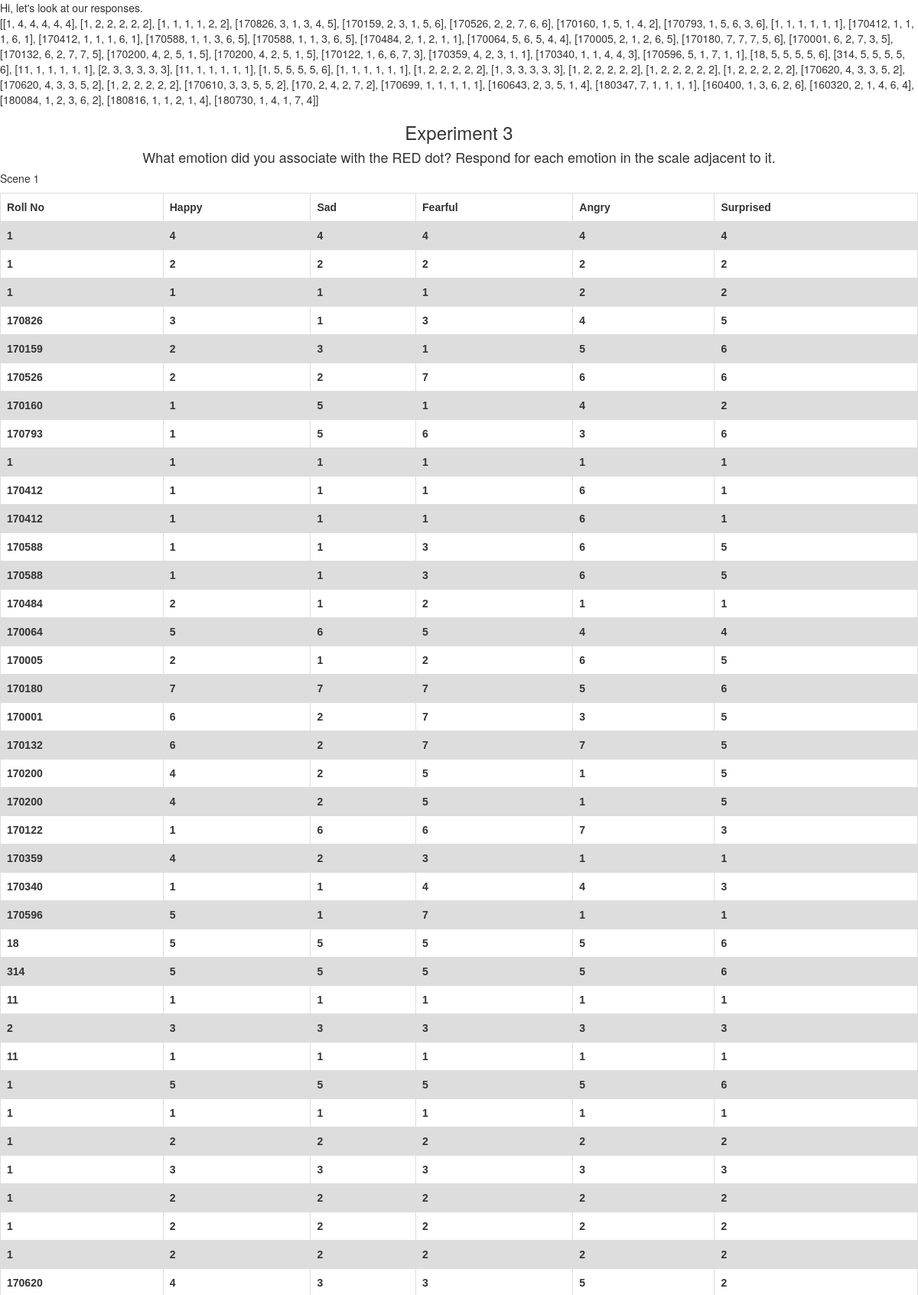
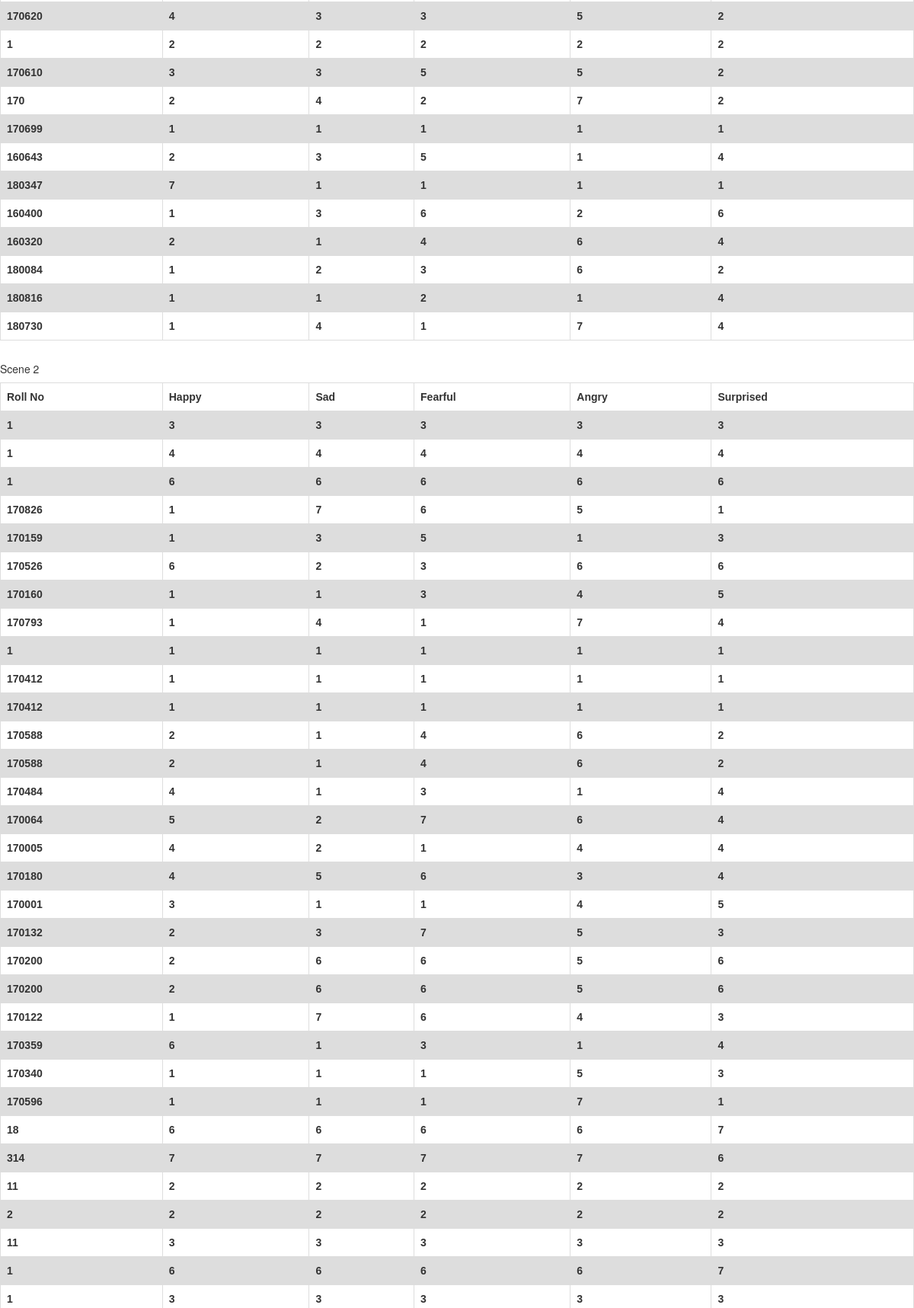
/data/3/ (upper part), run on the app's committed database (2 pictures, top to bottom).
### experiments/models.py (models this page shows)
class Experiment(models.Model):
	question = models.CharField(max_length=200)
	title = models.CharField(max_length=30,default='Experiment')
	focus1 = models.IntegerField(default=-1, db_column='focus')
	eagerness1 = models.IntegerField(default=-1, db_column='eagerness')
	arousal1 = models.IntegerField(default=-1, db_column='arousal')
	focus2 = models.IntegerField(default=-1)
	eagerness2 = models.IntegerField(default=-1)
	arousal2 = models.IntegerField(default=-1)
	focus3 = models.IntegerField(default=-1)
	eagerness3 = models.IntegerField(default=-1)
	arousal3 = models.IntegerField(default=-1)

class Response(models.Model):
	exp = models.ForeignKey(Experiment,on_delete=models.CASCADE)
	name  = models.CharField(max_length=20)
	roll = models.IntegerField(default=-1)
	gender = models.CharField(max_length=10)
	age = models.IntegerField(default=-1)
	happy1 = models.IntegerField(default=-1, db_column='happy')
	sad1 = models.IntegerField(default=-1, db_column='sad')
	fearful1 = models.IntegerField(default=-1, db_column='fearful')
	angry1 = models.IntegerField(default=-1, db_column='angry')
	surprised1 = models.IntegerField(default=-1, db_column='surprised')
	happy2 = models.IntegerField(default=-1)
	sad2 = models.IntegerField(default=-1)
	fearful2 = models.IntegerField(default=-1)
	angry2 = models.IntegerField(default=-1)
	surprised2 = models.IntegerField(default=-1)
	happy3 = models.IntegerField(default=-1)
	sad3 = models.IntegerField(default=-1)
	fearful3 = models.IntegerField(default=-1)
	angry3 = models.IntegerField(default=-1)
	surprised3 = models.IntegerField(default=-1)

### experiments/views.py (the view)
# urls.py: path('data/<int:id>/',views.data_view)
def data_view(request,id):
	exp = get_object_or_404(Experiment,pk=id)
	responses_qset = exp.response_set.all()
	responses1 = []
	responses2 = []
	responses3 = []
	for r in responses_qset:
		responses1.append([r.roll,r.happy1,r.sad1,r.fearful1,r.angry1,r.surprised1])
		responses2.append([r.roll,r.happy2,r.sad2,r.fearful2,r.angry2,r.surprised2])
		responses3.append([r.roll,r.happy3,r.sad3,r.fearful3,r.angry3,r.surprised3])
	scene1 = [(0,exp.focus1,exp.eagerness1,exp.arousal1)]
	scene2 = [(1,exp.focus2,exp.eagerness2,exp.arousal2)]
	scene3 = [(2,exp.focus3,exp.eagerness3,exp.arousal3)]
	context = {
	 	'title' : exp.title,
		'question' : exp.question,
		'scene1' : scene1,
		'scene2' : scene2,
		'scene3' : scene3,
		'responses1' : responses1,
		'responses2' : responses2,
		'responses3' : responses3
	}
	return render(request,'experiments/data.html',context)

### experiments/templates/experiments/data.html (shortened to what this page needs)
<!DOCTYPE html>
<html>
<head>
{% load static %}
<link rel="stylesheet" href="https://maxcdn.bootstrapcdn.com/bootstrap/3.3.7/css/bootstrap.min.css">
</head>
<body>
Hi, let's look at our responses.<br>
{{ responses1 }}<br>
<h3 style="text-align:center">{{ title }}</h3>
{% if responses1 %}
<h4 style="text-align:center">{{ question }}</h4>
    <h5>Scene 1</h5>
    <table>
        <tr>
          <th>Roll No</th>
          <th>Happy</th>
          <th>Sad</th>
          <th>Fearful</th>
          <th>Angry</th>
          <th>Surprised</th>
        </tr>
        {% for r in responses1 %}
          <tr>
          <th>{{ r.0 }}</th>
          <th>{{ r.1 }}</th>
          <th>{{ r.2 }}</th>
          <th>{{ r.3 }}</th>
          <th>{{ r.4 }}</th>
          <th>{{ r.5 }}</th>
          </tr>
        {% endfor %}
    </table>
    <br>
    <h5>Scene 2</h5>
    <table>
        <tr>
          <th>Roll No</th>
          <th>Happy</th>
          <th>Sad</th>
          <th>Fearful</th>
          <th>Angry</th>
          <th>Surprised</th>
        </tr>
        {% for r in responses2 %}
          <tr>
          <th>{{ r.0 }}</th>
          <th>{{ r.1 }}</th>
          <th>{{ r.2 }}</th>
          <th>{{ r.3 }}</th>
          <th>{{ r.4 }}</th>
          <th>{{ r.5 }}</th>
          </tr>
        {% endfor %}
    </table>
    <br>
    <br>
{% endif %}
</body>
</html>

### experiments/templates/experiments/data.html (style rules this page uses)
table { font-family: arial, sans-serif; border-collapse: collapse; width: 100%; }
td, th { border: 1px solid #dddddd; text-align: left; padding: 8px; }
tr:nth-child(even) { background-color: #dddddd; }

### data on the page
Experiment: title "Experiment 3", question "What emotion did you associate with the RED dot? Respond for each emotion in the scale adjacent to it."
Response: roll "170826", r "3", r "1", angry "4", r "5", sad2 "7", fearful2 "6"
Response: roll "170159", happy "2", r "3", r "1", r "5", surprised "6"
Response: roll "170526", r "2", fearful "7", r "6", r "3"
Response: roll "170160", r "1", r "5", r "4", surprised "2", r "3"
Response: roll "170793", r "1", sad "5", r "6", r "3", r "4", angry2 "7"
Response: roll "170484", r "2", r "1", r "4", r "3"
Response: roll "170064", r "5", r "6", r "4", sad2 "2", fearful2 "7"
Response: roll "170005", r "2", r "1", angry "6", surprised "5", r "4"
Response: roll "170180", r "7", r "5", r "6", r "4", r "3"
Response: roll "170001", happy "6", sad "2", fearful "7", r "3", r "5", r "1", angry2 "4"
Response: roll "170132", happy "6", r "2", r "7", r "5", r "3"
Response: roll "170122", r "1", r "6", r "7", r "3", angry2 "4"
Response: roll "170359", r "4", sad "2", r "3", r "1", happy2 "6"
Response: roll "170340", r "1", r "4", r "3", angry2 "5"
Response: roll "170596", happy "5", r "1", r "7"
Response: roll "314", r "5", r "6", r "7"
Response: roll "170610", r "3", r "5", r "2"
Response: roll "170", r "2", r "4", angry "7"
Response: roll "170699", r "1"
Response: roll "160643", happy "2", r "3", r "5", r "1", r "4"
Response: roll "180347", r "7", r "1"
Response: roll "160400", r "1", r "3", r "6", r "2"
Response: roll "160320", happy "2", r "1", r "4", angry "6"
Response: roll "180084", r "1", r "2", r "3", angry "6"
Response: roll "180816", r "1", fearful "2", surprised "4"
Response: roll "180730", r "1", r "4", r "7"

### other printed values
{{ r.0 }} "1" "1" "1" "1" "170412" "170412" "170588" "170588" "170200" "170200" "18" "11" "2" "11" "1" "1" "1" "1" "1" "1" "1" "170620" "170620" "1"
{{ r.1 }} "4" "2" "1" "1" "1" "1" "1" "1" "4" "4" "5" "1" "3" "1" "5" "1" "2" "3" "2" "2" "2" "4" "4" "2"
{{ r.2 }} "4" "2" "1" "1" "1" "1" "1" "1" "2" "2" "5" "1" "3" "1" "5" "1" "2" "3" "2" "2" "2" "3" "3" "2"
{{ r.3 }} "4" "2" "1" "1" "1" "1" "3" "3" "5" "5" "5" "1" "3" "1" "5" "1" "2" "3" "2" "2" "2" "3" "3" "2"
{{ r.4 }} "4" "2" "2" "1" "6" "6" "6" "6" "1" "1" "5" "1" "3" "1" "5" "1" "2" "3" "2" "2" "2" "5" "5" "2"
{{ r.5 }} "4" "2" "2" "1" "1" "1" "5" "5" "5" "5" "6" "1" "3" "1" "6" "1" "2" "3" "2" "2" "2" "2" "2" "2"
{{ r.0 }} "1" "1" "1" "1" "170412" "170412" "170588" "170588" "170200" "170200" "18" "11" "2" "11" "1" "1"
{{ r.1 }} "3" "4" "6" "1" "1" "1" "2" "2" "2" "2" "6" "2" "2" "3" "6" "3"
{{ r.2 }} "3" "4" "6" "1" "1" "1" "1" "1" "6" "6" "6" "2" "2" "3" "6" "3"
{{ r.3 }} "3" "4" "6" "1" "1" "1" "4" "4" "6" "6" "6" "2" "2" "3" "6" "3"
{{ r.4 }} "3" "4" "6" "1" "1" "1" "6" "6" "5" "5" "6" "2" "2" "3" "6" "3"
{{ r.5 }} "3" "4" "6" "1" "1" "1" "2" "2" "6" "6" "7" "2" "2" "3" "7" "3"
